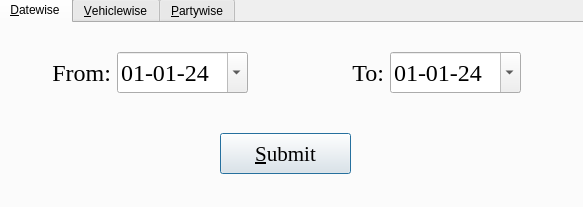
<?xml version="1.0" encoding="UTF-8"?>
<ui version="4.0">
 <class>Dialog</class>
 <widget class="QDialog" name="Dialog">
  <property name="windowModality">
   <enum>Qt::NonModal</enum>
  </property>
  <property name="geometry">
   <rect>
    <x>0</x>
    <y>0</y>
    <width>583</width>
    <height>207</height>
   </rect>
  </property>
  <property name="windowTitle">
   <string>Report Generator</string>
  </property>
  <property name="modal">
   <bool>true</bool>
  </property>
  <widget class="QTabWidget" name="tabWidget">
   <property name="geometry">
    <rect>
     <x>-2</x>
     <y>-3</y>
     <width>591</width>
     <height>221</height>
    </rect>
   </property>
   <property name="focusPolicy">
    <enum>Qt::WheelFocus</enum>
   </property>
   <property name="currentIndex">
    <number>0</number>
   </property>
   <widget class="QWidget" name="tab">
    <attribute name="title">
     <string>&amp;Datewise</string>
    </attribute>
    <widget class="QWidget" name="gridLayoutWidget">
     <property name="geometry">
      <rect>
       <x>-20</x>
       <y>10</y>
       <width>541</width>
       <height>80</height>
      </rect>
     </property>
     <layout class="QGridLayout" name="gridLayout">
      <item row="0" column="1">
       <widget class="QDateEdit" name="fromDate">
        <property name="minimumSize">
         <size>
          <width>0</width>
          <height>41</height>
         </size>
        </property>
        <property name="font">
         <font>
          <family>Times New Roman</family>
          <pointsize>18</pointsize>
         </font>
        </property>
        <property name="focusPolicy">
         <enum>Qt::TabFocus</enum>
        </property>
        <property name="minimumDate">
         <date>
          <year>2024</year>
          <month>1</month>
          <day>1</day>
         </date>
        </property>
        <property name="displayFormat">
         <string>dd-MM-yy</string>
        </property>
        <property name="calendarPopup">
         <bool>true</bool>
        </property>
       </widget>
      </item>
      <item row="0" column="2">
       <widget class="QLabel" name="to">
        <property name="minimumSize">
         <size>
          <width>0</width>
          <height>41</height>
         </size>
        </property>
        <property name="font">
         <font>
          <family>Times New Roman</family>
          <pointsize>18</pointsize>
         </font>
        </property>
        <property name="layoutDirection">
         <enum>Qt::RightToLeft</enum>
        </property>
        <property name="text">
         <string>To:</string>
        </property>
        <property name="alignment">
         <set>Qt::AlignRight|Qt::AlignTrailing|Qt::AlignVCenter</set>
        </property>
       </widget>
      </item>
      <item row="0" column="0">
       <widget class="QLabel" name="label">
        <property name="minimumSize">
         <size>
          <width>0</width>
          <height>41</height>
         </size>
        </property>
        <property name="font">
         <font>
          <family>Times New Roman</family>
          <pointsize>18</pointsize>
         </font>
        </property>
        <property name="text">
         <string>From:</string>
        </property>
        <property name="alignment">
         <set>Qt::AlignRight|Qt::AlignTrailing|Qt::AlignVCenter</set>
        </property>
       </widget>
      </item>
      <item row="0" column="3">
       <widget class="QDateEdit" name="toDate">
        <property name="minimumSize">
         <size>
          <width>0</width>
          <height>41</height>
         </size>
        </property>
        <property name="font">
         <font>
          <family>Times New Roman</family>
          <pointsize>18</pointsize>
         </font>
        </property>
        <property name="minimumDate">
         <date>
          <year>2024</year>
          <month>1</month>
          <day>1</day>
         </date>
        </property>
        <property name="displayFormat">
         <string>dd-MM-yy</string>
        </property>
        <property name="calendarPopup">
         <bool>true</bool>
        </property>
       </widget>
      </item>
     </layout>
    </widget>
    <widget class="QPushButton" name="submitDatewise">
     <property name="geometry">
      <rect>
       <x>220</x>
       <y>110</y>
       <width>131</width>
       <height>41</height>
      </rect>
     </property>
     <property name="font">
      <font>
       <family>Times New Roman</family>
       <pointsize>16</pointsize>
      </font>
     </property>
     <property name="text">
      <string>&amp;Submit</string>
     </property>
    </widget>
   </widget>
   <widget class="QWidget" name="tab_2">
    <attribute name="title">
     <string>&amp;Vehiclewise</string>
    </attribute>
    <widget class="QWidget" name="formLayoutWidget_2">
     <property name="geometry">
      <rect>
       <x>20</x>
       <y>30</y>
       <width>511</width>
       <height>80</height>
      </rect>
     </property>
     <layout class="QFormLayout" name="formLayout_3">
      <item row="0" column="0">
       <widget class="QLabel" name="label_3">
        <property name="minimumSize">
         <size>
          <width>0</width>
          <height>41</height>
         </size>
        </property>
        <property name="font">
         <font>
          <family>Times New Roman</family>
          <pointsize>18</pointsize>
         </font>
        </property>
        <property name="text">
         <string>Vehicle No</string>
        </property>
       </widget>
      </item>
      <item row="0" column="1">
       <widget class="QComboBox" name="vehicleNo">
        <property name="minimumSize">
         <size>
          <width>0</width>
          <height>41</height>
         </size>
        </property>
        <property name="font">
         <font>
          <family>Times New Roman</family>
          <pointsize>18</pointsize>
         </font>
        </property>
        <property name="editable">
         <bool>true</bool>
        </property>
       </widget>
      </item>
     </layout>
    </widget>
    <widget class="QPushButton" name="submitVehiclewise">
     <property name="geometry">
      <rect>
       <x>220</x>
       <y>110</y>
       <width>131</width>
       <height>41</height>
      </rect>
     </property>
     <property name="font">
      <font>
       <family>Times New Roman</family>
       <pointsize>16</pointsize>
      </font>
     </property>
     <property name="text">
      <string>&amp;Submit</string>
     </property>
    </widget>
   </widget>
   <widget class="QWidget" name="tab_3">
    <attribute name="title">
     <string>&amp;Partywise</string>
    </attribute>
    <widget class="QWidget" name="formLayoutWidget_3">
     <property name="geometry">
      <rect>
       <x>20</x>
       <y>30</y>
       <width>511</width>
       <height>80</height>
      </rect>
     </property>
     <layout class="QFormLayout" name="formLayout_4">
      <item row="0" column="0">
       <widget class="QLabel" name="label_4">
        <property name="minimumSize">
         <size>
          <width>0</width>
          <height>41</height>
         </size>
        </property>
        <property name="font">
         <font>
          <family>Times New Roman</family>
          <pointsize>18</pointsize>
         </font>
        </property>
        <property name="text">
         <string>Party Name:</string>
        </property>
       </widget>
      </item>
      <item row="0" column="1">
       <widget class="QComboBox" name="partyName">
        <property name="minimumSize">
         <size>
          <width>0</width>
          <height>41</height>
         </size>
        </property>
        <property name="font">
         <font>
          <family>Times New Roman</family>
          <pointsize>18</pointsize>
         </font>
        </property>
        <property name="editable">
         <bool>true</bool>
        </property>
       </widget>
      </item>
     </layout>
    </widget>
    <widget class="QPushButton" name="submitPartywise">
     <property name="geometry">
      <rect>
       <x>220</x>
       <y>110</y>
       <width>131</width>
       <height>41</height>
      </rect>
     </property>
     <property name="font">
      <font>
       <family>Times New Roman</family>
       <pointsize>16</pointsize>
      </font>
     </property>
     <property name="text">
      <string>&amp;Submit</string>
     </property>
    </widget>
   </widget>
  </widget>
 </widget>
 <resources/>
 <connections/>
</ui>
